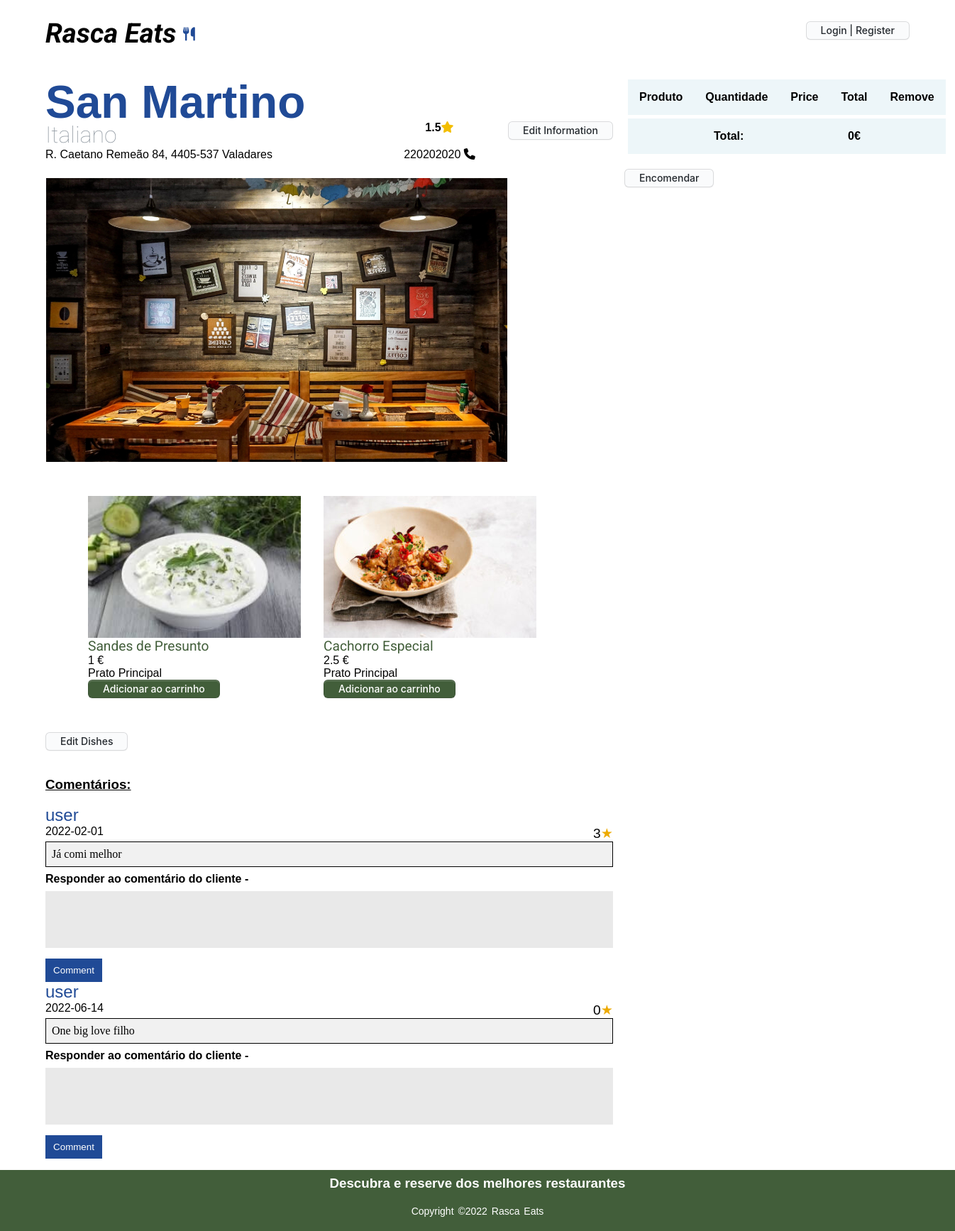
The page /restaurantOfOwner.php?id=3 on the database as committed earlier.
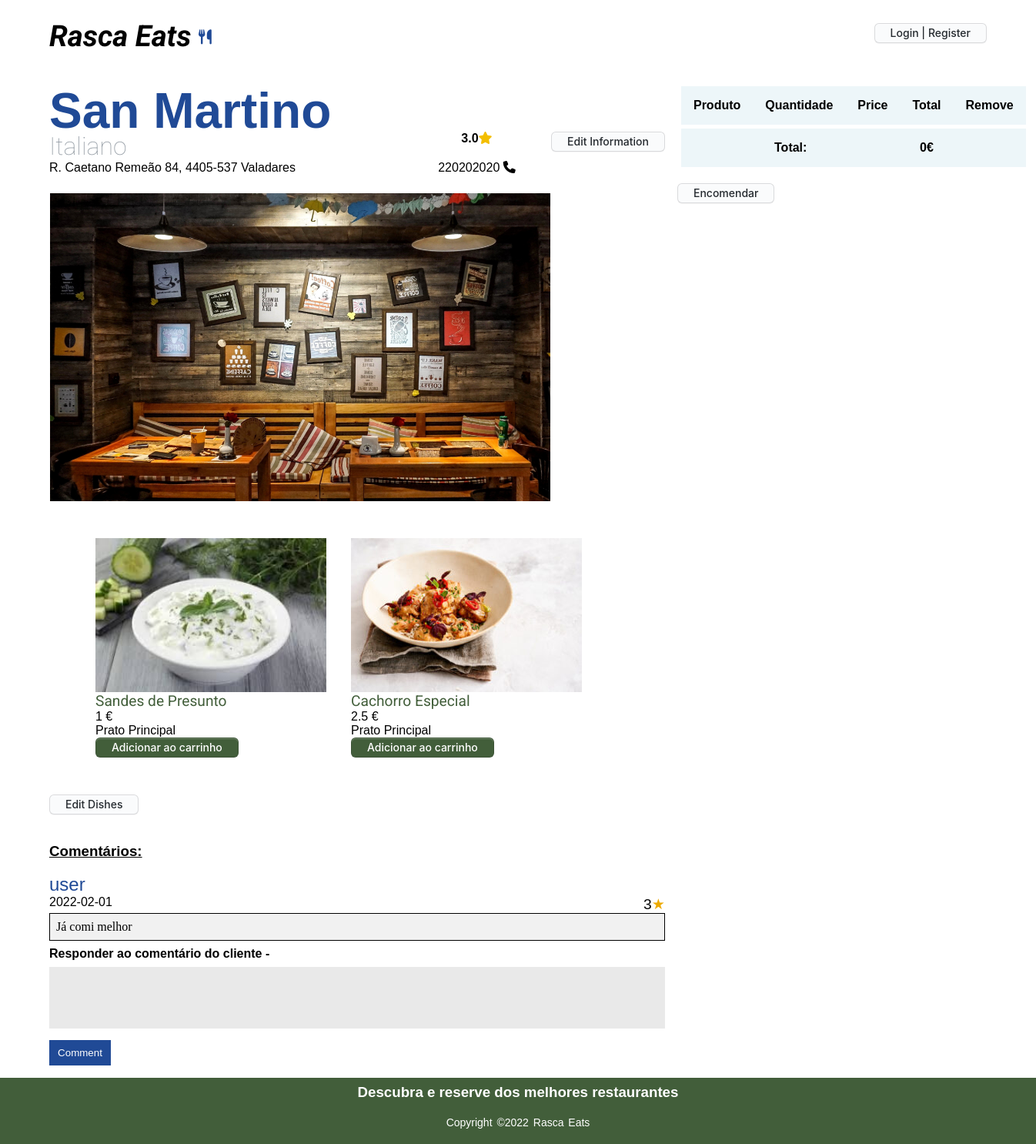
The same page on the database as committed later.
### tables this page shows
CREATE TABLE Restaurant(
    restaurantId integer PRIMARY KEY,
    restaurantName varchar NOT NULL,
    adress varchar NOT NULL,
    category varchar NOT NULL,
    phoneNumber integer NOT NULL,
    rating real NOT NULL ON CONFLICT REPLACE DEFAULT 0.0,
    ownerId integer NOT NULL,
    photo varchar NOT NULL,
    CONSTRAINT fk_clientId FOREIGN KEY (ownerId)
        REFERENCES Client(clientId)
        ON DELETE CASCADE
        ON UPDATE CASCADE
);

CREATE TABLE Dish(
    dishId integer PRIMARY KEY,
    restaurantId integer NOT NULL,
    dishName varchar NOT NULL,
    price real NOT NULL,
    category varchar NOT NULL,
    photo varchar NOT NULL,
    CONSTRAINT fk_restaurantId FOREIGN KEY (restaurantId)
        REFERENCES Restaurant(restaurantId) 
        ON DELETE CASCADE
        ON UPDATE CASCADE
);

CREATE TABLE Comments(
    commentId integer PRIMARY KEY,
    clientId integer NOT NULL,
    restaurantId integer NOT NULL,
    comment varchar NOT NULL,
    rating integer NOT NULL,
    published date NOT NULL,
    CONSTRAINT check_rating CHECK(rating <= 5 AND rating >= 0),
    CONSTRAINT fk_clientId FOREIGN KEY (clientId)
        REFERENCES Client(clientId) 
        ON DELETE CASCADE
        ON UPDATE CASCADE,
    CONSTRAINT fk_restaurantId FOREIGN KEY (restaurantId)
        REFERENCES Restaurant(restaurantId) 
        ON DELETE CASCADE
        ON UPDATE CASCADE
    
);

CREATE TABLE Client(
    clientId integer PRIMARY KEY,
    clientName varchar NOT NULL,
    email varchar NOT NULL UNIQUE,
    phoneNumber integer NOT NULL UNIQUE,
    adress varchar NOT NULL,
    password varchar NOT NULL,
    username varchar NOT NULL UNIQUE,
    photo varchar

);

### sql/restaurant.php (called while the page is built, shortened)
<?php
    class Restaurant {
        public function __construct(int $id, string $name, string $address, string $category, int $phoneNumber, $rating, int $ownerId, string $photo)
        {
            $this->restaurantId = $id;
            $this->address = $address;
        }
        static function getRestaurant(PDO $db) : Restaurant {
            $stmt = $db->prepare('SELECT * FROM Restaurant WHERE restaurantId = ?');
            $stmt->execute(array($_GET['id']));
            $restaurant = $stmt->fetch();
            return new Restaurant(
                $restaurant['restaurantId'],
                $restaurant['restaurantName'],
                $restaurant['adress'],
                $restaurant['category'],
                $restaurant['phoneNumber'],
                $restaurant['rating'],
                $restaurant['ownerId'],
                $restaurant['photo'],
            );
        }
        static function getRestaurantImage($db, $restaurantId){
            $stmt = $db->prepare('SELECT photo FROM Restaurant WHERE RestaurantId = ?');
            $stmt->execute(array($restaurantId));
            return $stmt->fetch();
        }
        static function getRating($db, $restaurantId){
            $stmt = $db->prepare('SELECT sum(rating) AS sum FROM Comments WHERE RestaurantId = ?');
            $stmt->execute(array($restaurantId));
            $sum = $stmt->fetch()['sum'];
            $stmt = $db->prepare('SELECT count(*) AS count FROM Comments WHERE RestaurantId = ?');
            $stmt->execute(array($restaurantId));
            $count = $stmt->fetch()['count'];
            $sum = number_format($sum,1);
            if($sum != 0.0){
                $rating = number_format($sum / $count,1);
            }
            else{
                $rating = number_format(0,1);
            }
            return $rating;
        }
    }
?>

### sql/dish.php (called while the page is built, shortened)
<?php
    class Dish{
        static function getMenu($db){
            $stmt = $db->prepare('SELECT * FROM Dish WHERE restaurantId = ?');
            $stmt->execute(array($_GET['id']));
            return $stmt->fetchAll();
        }
    }
?>

### sql/comments.php (called while the page is built, shortened)
<?php
    class Comments{
        static function getComments($db){
            $stmt = $db->prepare('SELECT * FROM Comments JOIN Client USING (clientID) WHERE restaurantId = ?');
            $stmt->execute(array($_GET['id']));
            return $stmt->fetchAll();
        }
    }
?>

### templates/dishes.php (the view, shortened to what this page needs)
<?php
    function output_dishes($menu,$db){
        foreach($menu as $dish){ ?>
            <article class = "dish">
                <img src= <?php echo $dish['photo']?>>
                <section>
                    <p class="dishName"><?php echo $dish['dishName'] ?></p>
                    <p class = "dishPrice"><?php echo $dish['price'] ?></p>
                    <p class = "dishCategory"><?php echo $dish['category'] ?></p>
                    <a href="action_add_to_cart.php?id=<?php echo $_GET['id'] ?>&dishId=<?php echo $dish['dishId']?>">Adicionar ao carrinho</a>
                </section>
            </article> <?php
        }
    }
?>

### restaurantOfOwner.php (shortened to what this page needs)
<?php
require_once('sql/connection.php');
require_once('sql/restaurant.php');
require_once('templates/restaurant.php');
require_once('templates/comments.php');
require_once('sql/comments.php');
require_once('templates/common.php');
require_once('templates/dishes.php');
require_once('sql/dish.php');
require_once('cart.php');
    $db = getDatabaseConnection();
    $db->setAttribute(PDO::ATTR_DEFAULT_FETCH_MODE, PDO::FETCH_ASSOC);
    $restaurant = Restaurant::getRestaurant($db);
    $menu = Dish::getMenu($db);
    $restaurantImages = Restaurant::getRestaurantImage($db, $restaurant->restaurantId);
    $restaurantImage = $restaurantImages['photo'];
    $comments = Comments::getComments($db);
    $answers = Answers::getAnswers($db);
?>
<!DOCTYPE html>
<html lang="en">
<head>
    <link rel="stylesheet" href="css/style.css">
    <link rel="stylesheet" href="css/restaurant.css">
    <link rel="stylesheet" href="css/comments.css">
    <link rel="stylesheet" href="css/dishes.css">
    <link rel="stylesheet" href="css/cart.css">
</head>
<body>
<?php
    output_header_wo_search($db);
    output_restaurant_owner($restaurant, $db, Restaurant::getRating($db,$_GET['id']), $restaurantImage);
    output_cart();
?>
    <section id = "dishes">
        <?php output_dishes($menu,$db)?>
    </section>
    <form action="editRestaurant.php?id=<?php echo $restaurant->restaurantId;?>" method="post" class="editRestaurantDish">
            <button class="button-4" name= "editDish" id = "editDish" role="button">Edit Dishes</button>
    </form>
    <section id = "reviews">
    <h3>Comentários:</h3>
        <?php output_comments($comments,$answers,True,$db)?>
    </section>
    <?php output_footer()?>
    </body>
</html>

### templates/common.php (shortened to what this page needs)
<?php function output_header_wo_search($db){ ?>
  <header>
        <h1><a href="frontPage.php">Rasca Eats</a></h1>
        <i class="fa-solid fa-utensils" id="utensils"></i>
        <div class = "l" id="loginForm">
            <?php
            if (isset($_SESSION['id'])){
                    drawLogoutForm($_SESSION['name'], $db);
                  ?>
<?php            }
            else{ ?>
                    <div class="login">
                        <a href="login_register.php">Login | Register</a>
                    </div>
<?php       }
                ?>
        </div>
    </header>
<?php } ?>
<?php function output_footer(){ ?>
  <footer>
        <div class="footer-content">
            <h3>Descubra e reserve dos melhores restaurantes</h3>
        </div>
        <div class="footer-bottom">
            <p>copyright &copy;2022 Rasca Eats</p>
        </div>
    </footer>
<?php } ?>

### templates/restaurant.php (shortened to what this page needs)
<?php function output_restaurant_owner($restaurant, $db, $rating, $restaurantImage){ ?>
    <section id= "restaurant">
        <p>
            <?php
            $category = 'category';
            echo $restaurant->$category ?>
        </p>
        <p>
            <?php
            $name = 'restaurantName';
            echo $restaurant->$name ?>
        </p>
        <p>
            <?php echo $rating?><i class="fa-solid fa-star"></i>
        </p>
        <p>
            <?php
            $phoneNumber = 'phoneNumber';
            echo $restaurant->$phoneNumber ?>
            <i class="fa-solid fa-phone"></i>
        </p>
        <p>
            <?php
            echo $restaurant->address; ?>
        </p>
        <img class = "slide" src= <?php echo $restaurantImage; ?> alt="Restaurant photo">
        <form action="editRestaurant.php?id=<?php echo $restaurant->restaurantId;?>" method="post" class="editRestaurant">
                <button class="button-4" name= "editInfo" id = "editInfo" role="button">Edit Information</button>
        </form>
    </section>
<?php } ?>

### cart.php (shortened to what this page needs)
<?php
    function output_cart(){
        $total = 0.0;
        $requests = $_SESSION['cart'][$_GET['id']]; ?>
        <section id = "cart">
        <table>
            <thead>
                <tr><th>Produto</th><th>Quantidade</th><th>Price</th><th>Total</th><th>Remove</th></tr>
            </thead>
    <tfoot>
        <tr><th colspan="3">Total:</th><th><?=$total?></th><th></th></tr>
    </tfoot>
    </table>
    <a href="action_place_order.php?id=<?=$_GET['id']?>">Encomendar</a>
    </section> <?php
     }
?>

### templates/comments.php (shortened to what this page needs)
<?php
    function output_comments($comments,$answers,$Owner,$db){
        foreach($comments as $comment ){?>
            <article class="comments">
                <br>
                <span class="username"><p><?php echo $comment['username'] ?></p></span>
                <span class ="rating"><p><?php echo $comment['rating'] ?></p></span>
                <span class="date"><?=date('Y-m-d', strtotime($comment['published']))?></span>
                <span class ="comment"><p><?php echo $comment['comment'] ?></p></span>
            </article>
            <?php
                $hadAnswer = False;
                    ?>
                <?php
                if(!$hadAnswer && $Owner){ ?>
                    <h4>Responder ao comentário do cliente - </h4>
                        <?php
                            echo "<form method='POST' action='".Answers::setAnswer($db)."'> "?>
                            <textarea name='answer'></textarea><br>
                            <button type='submit' name='commentSubmit'>Comment</button>
                        </form>
                <?php
                }
            }
        }
?>

### css/style.css (style rules this page uses)
* { margin: 0; padding: 0; font-family:sans-serif; }
header { padding: 1em; display: grid; grid-template-columns: 12em 3em auto; padding-top: 1.5em; padding-left: 4em; padding-right: 4em; }
header h1 { grid-column: 1; grid-row: 1/1; padding-bottom: 0.2em; }
#utensils { grid-column: 2; grid-row: 1; text-align: left; padding-top: 0.8em; font-size: larger; padding-left: 0.1em; color:rgb(32, 74, 150) }
header h1 a { text-decoration: none; color: black; font-family: 'Roboto', sans-serif; font-size: larger; font-style: italic; }
#loginForm { grid-column: 3; grid-row: 1; display: block; text-align: right; padding-top: 0.4em; }
#loginForm > .login > a, #loginForm > .login > a:visited { appearance: none; background-color: #FAFBFC; border: 1px solid rgba(27, 31, 35, 0.15); border-radius: 6px; box-shadow: rgba(27, 31, 35, 0.04) 0 1px 0, rgba(255, 255, 255, 0.25) 0 1px 0 inset; box-sizing: border-box; color: #24292E; cursor: pointer; display: inline-block; font-family: -apple-system, system-ui, "Segoe UI", Helvetica, Arial, sans-serif, "Apple Color Emoji", "Segoe UI Emoji"; font-size: 14px; font-weight: 500; line-height: 20px; list-style: none; padding: 2px 20px; position: relative; transition: background-color 0.2s cubic-bezier(0.3, 0, 0.5, 1); user-select: none; -webkit-user-select: none; touch-action: manipulation; vertical-align: middle; white-space: nowrap; word-wrap: break-word; text-decoration: none; padding-bottom: 0.1em; }
footer { background-color: #425e3a; font-family: 'Gill Sans', 'Gill Sans MT', Calibri, 'Trebuchet MS', sans-serif; padding-top: 0.5em; color: #fff; z-index: 3; }
.footer-content { display: flex; align-items: center; justify-content: center; flex-direction: column; }
.footer-content h3 { font-family: Verdana, Geneva, Tahoma, sans-serif; }
.footer-bottom { background: transparent; padding: 20px 0; text-align: center; }
.footer-bottom p { font-size: 14px; word-spacing: 2px; text-transform: capitalize; }
.button-4 { appearance: none; background-color: #FAFBFC; border: 1px solid rgba(27, 31, 35, 0.15); border-radius: 6px; box-shadow: rgba(27, 31, 35, 0.04) 0 1px 0, rgba(255, 255, 255, 0.25) 0 1px 0 inset; box-sizing: border-box; color: #24292E; cursor: pointer; display: inline-block; font-family: -apple-system, system-ui, "Segoe UI", Helvetica, Arial, sans-serif, "Apple Color Emoji", "Segoe UI Emoji"; font-size: 14px; font-weight: 500; line-height: 20px; list-style: none; padding: 2px 20px; position: relative; transition: background-color 0.2s cubic-bezier(0.3, 0, 0.5, 1); user-select: none; -webkit-user-select: none; touch-action: manipulation; vertical-align: middle; white-space: nowrap; word-wrap: break-word; }
.button-4:before { display: none; }

### css/comments.css (style rules this page uses)
#reviews { padding-left: 4em;; }
.comments { display: grid; grid-template-columns: 0.2fr 1fr; grid-template-rows: 0.2 0.1 0.5; padding-bottom: 0.5em; }
.comments .username p { color: rgb(32, 74, 150); font-size: 1.5em; }
.comments .username { grid-column: 1; grid-row: 1; }
.comments .rating { grid-column: 2; grid-row: 1; }
.comments .rating p { font-size: 1.2em; }
.comments .rating p::after { content: "\2605"; color:rgb(237, 170, 0); }
.comments .date { grid-column: 1; grid-row: 2; }
.comments .comment p { font-family: 'Sniglet', cursive; border: 1px; border-style: solid; padding: 0.5em; background-color: rgb(241, 241, 241); }
.comments .comment { grid-row: 3; grid-column-start: 1; grid-column-end: 3; }
#reviews form { display: grid; grid-template-rows: auto 1.1fr; grid-template-columns: 1.2fr auto; row-gap: 0.5em; }
#reviews form textarea { font-family: 'Sniglet', cursive; font-size: 1em; font-size: 1em; width: 100%; height: 5em; background-color: rgb(233, 233, 233); resize: none; border: none; margin-top: 0.5em; grid-column-start: 1; grid-column-end: 3; }
#reviews form button { width: 6em; height: 2.5em; background-color: rgb(32, 74, 150); color: white; border: none; font-weight: 400; cursor: pointer; grid-row: 2; grid-column: 1; margin-top: 0.5em; }
#reviews h3 { margin-top: 2.5em; text-decoration: underline; padding-bottom: 1em; }
#reviews .rating { display: flex; flex-direction: row-reverse; text-align: center; grid-row: 2; grid-column: 2; vertical-align: super; }

Rows that differ between the two databases and show on the page:
removed comments: clientId.username "user", rating "0", published "2022-06-14", comment "One big love filho"
Other text that changed with them:
$rating: "1.5" → "3.0"
